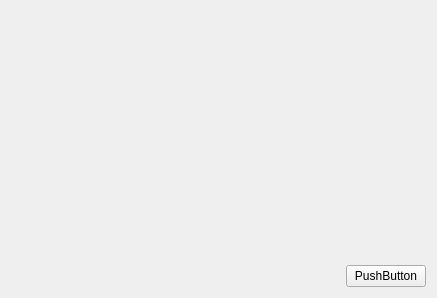
<?xml version="1.0" encoding="UTF-8"?>
<ui version="4.0">
 <class>MessageShower</class>
 <widget class="QWidget" name="MessageShower">
  <property name="geometry">
   <rect>
    <x>0</x>
    <y>0</y>
    <width>437</width>
    <height>298</height>
   </rect>
  </property>
  <property name="windowTitle">
   <string>Form</string>
  </property>
  <layout class="QGridLayout" name="gridLayout">
   <item row="0" column="0" colspan="2">
    <widget class="QWidget" name="messageWidget" native="true">
     <property name="sizePolicy">
      <sizepolicy hsizetype="Preferred" vsizetype="Expanding">
       <horstretch>0</horstretch>
       <verstretch>0</verstretch>
      </sizepolicy>
     </property>
    </widget>
   </item>
   <item row="1" column="0">
    <spacer name="horizontalSpacer">
     <property name="orientation">
      <enum>Qt::Horizontal</enum>
     </property>
     <property name="sizeHint" stdset="0">
      <size>
       <width>295</width>
       <height>20</height>
      </size>
     </property>
    </spacer>
   </item>
   <item row="1" column="1">
    <widget class="QPushButton" name="pushButton">
     <property name="text">
      <string>PushButton</string>
     </property>
    </widget>
   </item>
  </layout>
 </widget>
 <resources/>
 <connections/>
</ui>
